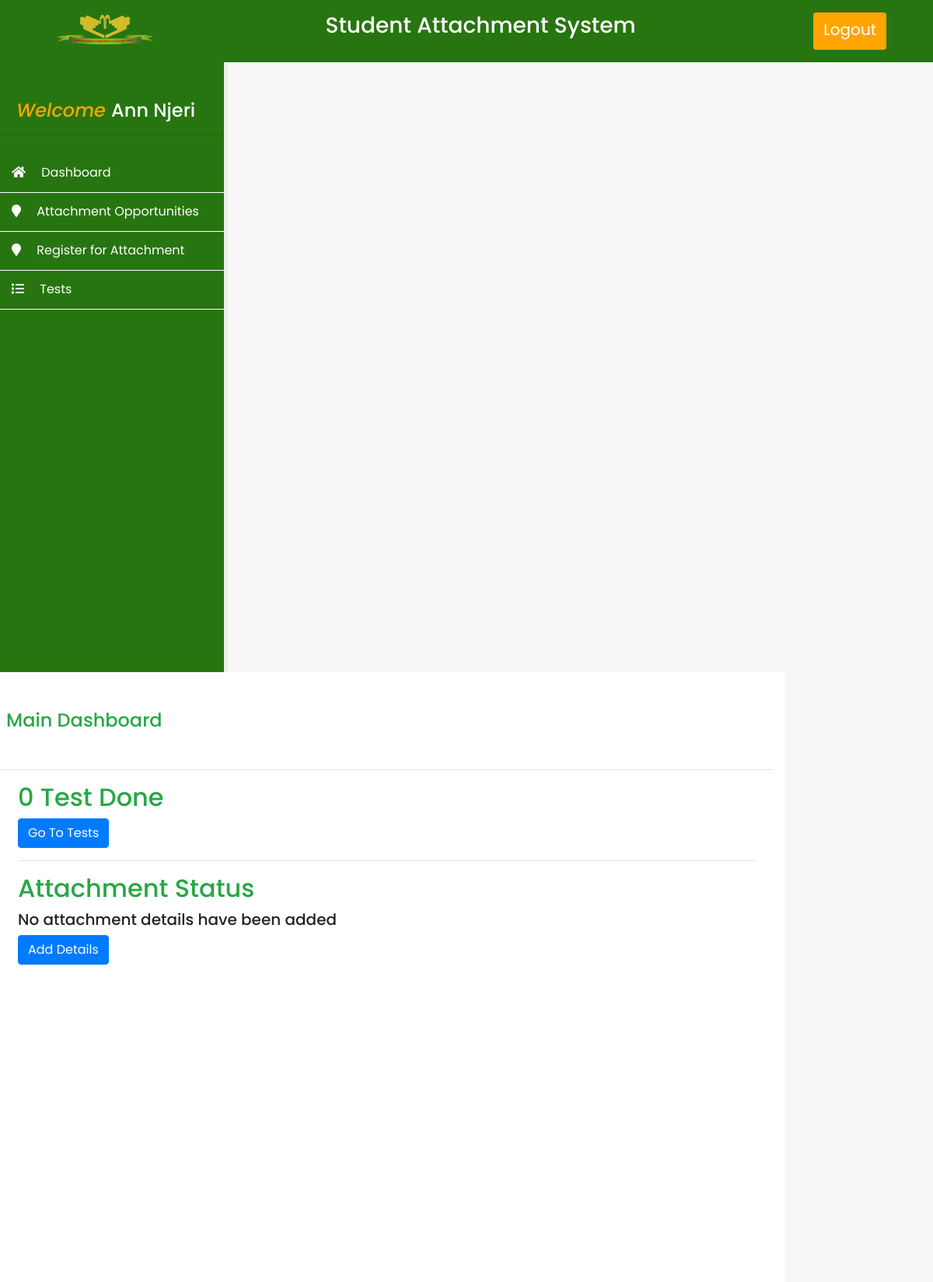
Page /users/student/index.php (signed in) on the earlier database version.
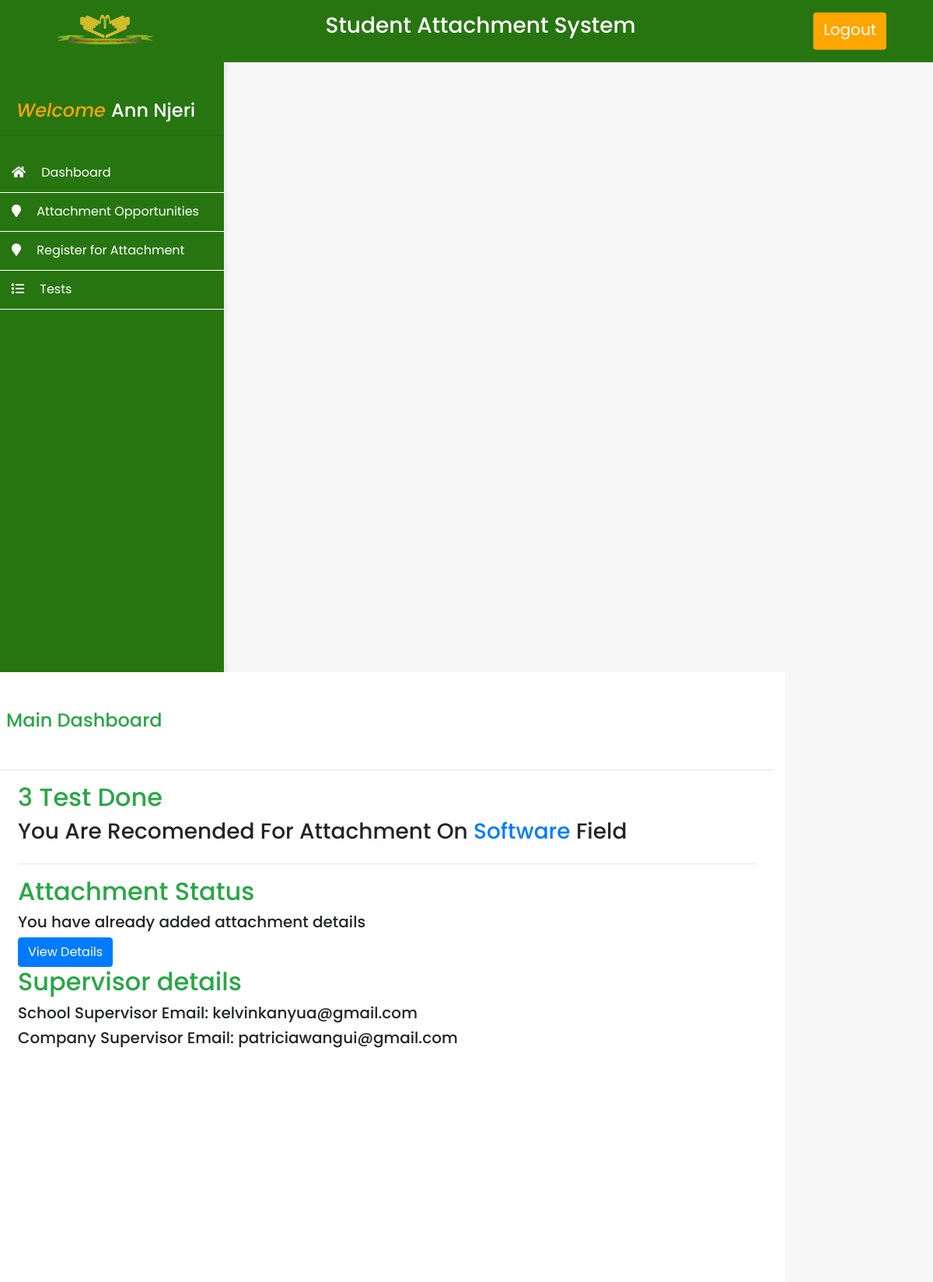
Same page on the later database version.
### tables this page shows
CREATE TABLE `students` (
  `id` int(11) NOT NULL,
  `uniqueid` varchar(255) NOT NULL,
  `fname` varchar(255) NOT NULL,
  `lname` varchar(255) NOT NULL,
  `regno` varchar(255) NOT NULL,
  `password` varchar(255) NOT NULL,
  `supervisor` varchar(200) NOT NULL DEFAULT '',
  `csupervisor` varchar(200) NOT NULL DEFAULT '',
  `course` varchar(200) NOT NULL,
  `year` int(11) NOT NULL
);

### users/student/myFunctions.php (called while the page is built, shortened)
<?php
function testsDone($sid)
{
    include "includes/config.php";
    $result = mysqli_query($conn, "SELECT DISTINCT test FROM tbl_responses where student_id='$sid'");
    return mysqli_num_rows($result);
}
function calculateScore($test, $sid)
{
    include "includes/config.php";
    $score = 0;
    $result = mysqli_query($conn, "SELECT DISTINCT * FROM tbl_responses where test ='$test' and student_id='$sid'");
    while ($row = mysqli_fetch_assoc($result)) {
        $res = $row['response'];
        $quizno = $row['quizno'];
        $ansres = mysqli_query($conn, "SELECT DISTINCT * FROM tbl_answers where test ='$test' and quizno='$quizno'");
        while ($ansrow = mysqli_fetch_assoc($ansres)) {
            if ($ansrow['correct'] == 1) {
                if ($ansrow['answer'] == $res) {
                    $score++;
                }
            }
        }
    }
    return $score;
}
function getBestScored($sid)
{
    $hardwareScore = calculateScore("hardware", $sid);
    $softwareScore = calculateScore("software", $sid);
    $networkingScore = calculateScore("networking", $sid);
    if ($hardwareScore > $softwareScore && $hardwareScore > $networkingScore) {
        return "hardware";
    } else if ($softwareScore > $hardwareScore && $softwareScore > $networkingScore) {
        return "software";
    } else if ($networkingScore > $hardwareScore && $networkingScore > $softwareScore) {
        return "networking";
    } else if ($networkingScore > $hardwareScore && $networkingScore == $softwareScore) {
        return "networking and software";
    } else if ($hardwareScore > $networkingScore && $hardwareScore == $softwareScore) {
        return "hardware and software";
    } else if ($hardwareScore > $softwareScore && $hardwareScore == $networkingScore) {
        return "hardware and networking";
    } else {
        return "All";
    }
}
?>
<?php
function checkIfRegisteredAttachment($sid)
{
    include "includes/config.php";
    $result = mysqli_query($conn, "SELECT DISTINCT * FROM tbl_registered_attachments where studentid='$sid'");
    if (mysqli_num_rows($result) > 0) {
        return "true";
    }
    return "false";
}

### users/student/index.php (the view, shortened to what the changed rows need)
<?php
$sid  = $_SESSION['studentid'];
include "myFunctions.php";
$sql = mysqli_query($conn, "SELECT * FROM students WHERE uniqueid = '$sid' ");
if (mysqli_num_rows($sql) > 0) {
    $arr = mysqli_fetch_assoc($sql);
}
?>
<?php include "includes/header.php"; ?>
<section class="content row">
    <?php include "includes/sidebar.php"; ?>
    <div class="col col-sm-12 col-md-8 col-lg-10 main-content">
        <div class="row m-2">
            <div class="col">
                <h2 class="text-success"><?php echo testsDone($sid) ?> Test Done</h2>
                <?php if (testsDone($sid) == 3) : ?>
                    <h3 style="text-transform: capitalize;">You are recomended for attachment on <span class="text-primary"><?php echo getBestScored($sid) ?></span> field</h3>
                <?php endif ?>
                <?php if (testsDone($sid) == 0) : ?>
                    <a href="tests.php" class="btn btn-primary">Go To Tests</a>
                <?php endif ?>
            </div>
            <div class="col col-12">
                <hr>
                <h2 class="text-success">Attachment Status</h2>
                <?php if (checkIfRegisteredAttachment($sid) == "true") : ?>
                    <h5>You have already added attachment details</h5>
                    <a href="registerattachment.php" class="btn btn-primary">View Details</a>
                    <h2 class="text-success">Supervisor details</h2>
                    <h5>School Supervisor Email: <?php
                                            if ($arr['supervisor'] != "") {
                                                echo $arr['supervisor'];
                                            } else {
                                                echo "Not Assigned Yet";
                                            }
                                            ?></h5>
                    <h5>Company Supervisor Email: <?php
                                            if ($arr['csupervisor'] != "") {
                                                echo $arr['csupervisor'];
                                            } else {
                                                echo "Not Assigned Yet";
                                            }
                                            ?></h5>
                <?php else : ?>
                    <h5>No attachment details have been added</h5>
                    <a href="registerattachment.php" class="btn btn-primary">Add Details</a>
                <?php endif ?>
            </div>
        </div>
    </div>
</section>
<?php include "includes/footer.php"; ?>

### users/student/includes/sidebar.php (shortened to what the changed rows need)
<?php
include "config.php";
$sid  = $_SESSION['studentid'];
$result = $conn->query("SELECT * FROM students where uniqueid = '$sid' ");
$array = mysqli_fetch_assoc($result);
?>
<div class="col col-sm-12 col-md-4 col-lg-3 sidebar py-5">
    <h4 class="text-center welcome">
   <span> Welcome </span><?php echo $array['fname']." ".$array['lname']  ?>
    </h4>
    <hr>
    <div class="side-nav py-2">
        <a href="index.php" class="side-nav-item">
        </a>
        <a href="attachments.php" class="side-nav-item">
        </a>
        <a href="registerattachment.php" class="side-nav-item">
        </a>
        <a href="tests.php" class="side-nav-item">
        </a>
    </div>
</div>

Differences in the rows shown:
changed students "Ann": supervisor (not shown) → "kelvinkanyua@gmail.com"; csupervisor (not shown) → "patriciawangui@gmail.com"
Other differences:
testsDone($sid): "0" → "3"
getBestScored($sid): (not shown) → "Software"
text no longer shown: "Go To Tests No attachment details have been added Add Details"
text now shown: "You Are Recomended For Attachment On Field You have already added attachment details View Details Supervisor details School Supervisor Email: Company Supervisor Email:"
